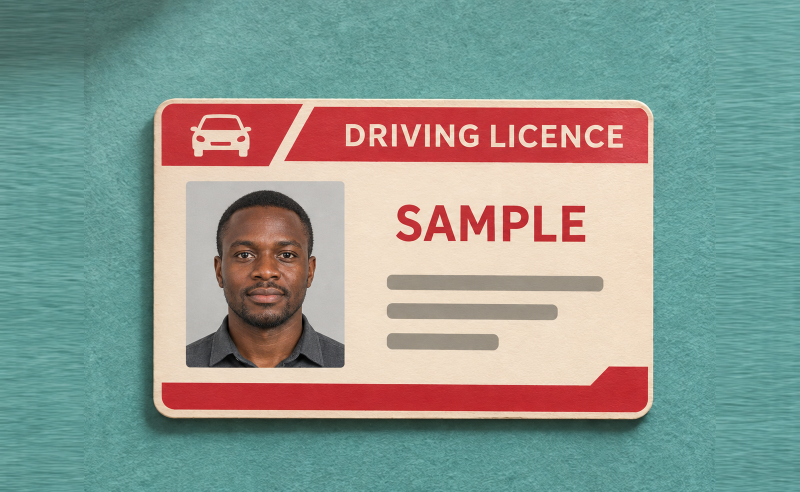
#> input picture generated_images/exec-15c3e3cd-fc3d-4ea3-85ab-464a1a154de6.png, 1599 x 984 px (shown at 1/2 size)
$ python -i imageQualityService.py   (imports and definitions only)   (older library calls are emulated)
#> lines starting #> are read from the running program, lines starting #| are printed output that depends on the picture
import os

import cv2
import numpy as np


# Defaults suited to identity documents (OCR needs sharper text)
# Blur, brightness, and contrast are scored before OCR runs.
BLUR_THRESHOLD = 40.0
BRIGHTNESS_MIN = 40.0
BRIGHTNESS_MAX = 220.0
CONTRAST_THRESHOLD = 25.0

# Very soft limits for webcam / laptop selfies (face match + liveness, not OCR)
SELFIE_BLUR_THRESHOLD = 2.0
SELFIE_BRIGHTNESS_MIN = 10.0
SELFIE_BRIGHTNESS_MAX = 245.0
SELFIE_CONTRAST_THRESHOLD = 2.0

DOCUMENT_BLUR_THRESHOLD = 70.0


def _env_float(name, default):
    try:
        return float(os.environ.get(name, default))
    except (TypeError, ValueError):
        return float(default)


# Sharpness needed per document kind, measured on the located document at its
# native size (Laplacian variance). A passport data page is matte with fine
# print and a driving licence has small text on a busy background, so both
# legitimately score lower than a national ID with large bold text.
# Override with OCR_BLUR_THRESHOLD_NATIONAL_ID / _PASSPORT / _DRIVERS_LICENCE.
# Deliberately low while the capture flow is being tested across phones: a
# located card that reads at all scores well above these. Raise per kind via
# the env vars once real photos have been collected.
DOCUMENT_BLUR_THRESHOLDS = {
    'national_id': _env_float('OCR_BLUR_THRESHOLD_NATIONAL_ID', 25.0),
    'passport': _env_float('OCR_BLUR_THRESHOLD_PASSPORT', 20.0),
    'drivers_licence': _env_float('OCR_BLUR_THRESHOLD_DRIVERS_LICENCE', 20.0),
}

# Brightness/contrast limits for a located document. They used to be judged on
# the whole frame (desk included); a white card in good light legitimately
# averages 230+, so the frame-level 'too bright' limit blocked good photos.
DOCUMENT_BRIGHTNESS_MIN = _env_float('OCR_DOC_BRIGHTNESS_MIN', 30.0)
DOCUMENT_BRIGHTNESS_MAX = _env_float('OCR_DOC_BRIGHTNESS_MAX', 248.0)
DOCUMENT_CONTRAST_THRESHOLD = _env_float('OCR_DOC_CONTRAST_THRESHOLD', 12.0)


# [9 lines left out: function normalise_document_kind, not called in this run]


# A located document scoring between SOFT_BLUR_FACTOR x threshold and the
# threshold is passed with a warning rather than blocked: the OCR stage has
# check-digit MRZ reading, multi-pass crops and its own retake path, so it is
# better placed to decide than a single number at capture time.
SOFT_BLUR_FACTOR = _env_float('OCR_SOFT_BLUR_FACTOR', 0.6)


def document_blur_threshold(kind=None):
    """Blur threshold for a document kind (national ID limit when unknown)."""
    return DOCUMENT_BLUR_THRESHOLDS.get(normalise_document_kind(kind) or 'national_id', DOCUMENT_BLUR_THRESHOLD)


# [50 lines left out: functions locate_document_region, thresholds_for_purpose, _center_region, not called in this run]


def compute_blur_score(image):
    """Return Laplacian variance — higher means sharper."""
    gray = cv2.cvtColor(image, cv2.COLOR_BGR2GRAY)
    laplacian = cv2.Laplacian(gray, cv2.CV_64F)
    return float(laplacian.var())


def compute_brightness_score(image):
    """Return mean of HSV V channel."""
    hsv = cv2.cvtColor(image, cv2.COLOR_BGR2HSV)
    _h, _s, v = cv2.split(hsv)
    return float(np.mean(v))


def compute_contrast_score(image):
    """Return grayscale standard deviation — higher means more contrast."""
    gray = cv2.cvtColor(image, cv2.COLOR_BGR2GRAY)
    return float(np.std(gray))


def assess_image_quality(
    image,
    blur_threshold=None,
    brightness_min=None,
    brightness_max=None,
    contrast_threshold=None,
    purpose=None,
    document_kind=None,
):
    """
    Assess blur, brightness, and contrast against configured thresholds.

    When purpose is set ('document' | 'selfie'), purpose presets are used unless
    an explicit threshold override is passed. Documents are measured on the
    located document itself (native size) with a per-kind blur limit; selfies
    use the centre crop so plain backgrounds do not fail contrast.
    """
    purpose_key = str(purpose or '').lower() if purpose else None
    presets = thresholds_for_purpose(purpose_key) if purpose_key else {
        'blur_threshold': BLUR_THRESHOLD,
        'brightness_min': BRIGHTNESS_MIN,
        'brightness_max': BRIGHTNESS_MAX,
        'contrast_threshold': CONTRAST_THRESHOLD,
    }

    if purpose_key == 'document':
        presets = {
            **presets,
            'blur_threshold': document_blur_threshold(document_kind),
            'brightness_min': DOCUMENT_BRIGHTNESS_MIN,
            'brightness_max': DOCUMENT_BRIGHTNESS_MAX,
            'contrast_threshold': DOCUMENT_CONTRAST_THRESHOLD,
        }
    blur_limit = presets['blur_threshold'] if blur_threshold is None else float(blur_threshold)
    bright_min = presets['brightness_min'] if brightness_min is None else float(brightness_min)
    bright_max = presets['brightness_max'] if brightness_max is None else float(brightness_max)
    contrast_limit = (
        presets['contrast_threshold'] if contrast_threshold is None else float(contrast_threshold)
    )

    document_found = None
    document_width = None
    if purpose_key == 'selfie':
        sample = _center_region(image)
    elif purpose_key == 'document':
        region, document_width = locate_document_region(image)
        document_found = region is not None
        sample = region if region is not None else image
    else:
        sample = image

    blur_score = compute_blur_score(sample)
    brightness_score = compute_brightness_score(sample)
    contrast_score = compute_contrast_score(sample)

    failures = []
    warnings = []

    if blur_score < blur_limit:
        soft_limit = blur_limit * SOFT_BLUR_FACTOR
        if purpose_key == 'document' and document_found and blur_score >= soft_limit:
            warnings.append(
                f'Image is a little soft (sharpness {blur_score:.0f}, ideal {blur_limit:.0f}). '
                'It will be tried, but a steadier, better-focused shot reads more reliably.'
            )
        else:
            failures.append(f'Image is too blurry (sharpness {blur_score:.0f}, needs {blur_limit:.0f})')

    if brightness_score < bright_min:
        failures.append(f'Image is too dark (brightness {brightness_score:.0f}, needs at least {bright_min:.0f})')
    elif brightness_score > bright_max:
        failures.append(f'Image is too bright (brightness {brightness_score:.0f}, limit {bright_max:.0f})')

    # Skip contrast for selfies unless extremely flat (handled by very low threshold)
    if contrast_score < contrast_limit:
        failures.append(f'Image has low contrast (contrast {contrast_score:.0f}, needs {contrast_limit:.0f})')

    return {
        'blurScore': round(blur_score, 4),
        'brightnessScore': round(brightness_score, 4),
        'contrastScore': round(contrast_score, 4),
        'passed': len(failures) == 0,
        'failures': failures,
        'warnings': warnings,
        'purpose': purpose_key or 'default',
        'blurThreshold': blur_limit,
        'documentKind': normalise_document_kind(document_kind) if purpose_key == 'document' else None,
        'documentFound': document_found,
        'documentWidthPx': document_width,
    }

>>> import cv2
>>> picture = cv2.imread('../../generated_images/exec-15c3e3cd-fc3d-4ea3-85ab-464a1a154de6.png')
#> picture is the input picture: shape (984, 1599, 3); mean B, G, R 144.8, 152.7, 140.4
>>> result = assess_image_quality(picture)
#> in compute_blur_score, `gray = cv2.cvtColor(image, cv2.COLOR_BGR2GRAY)`:
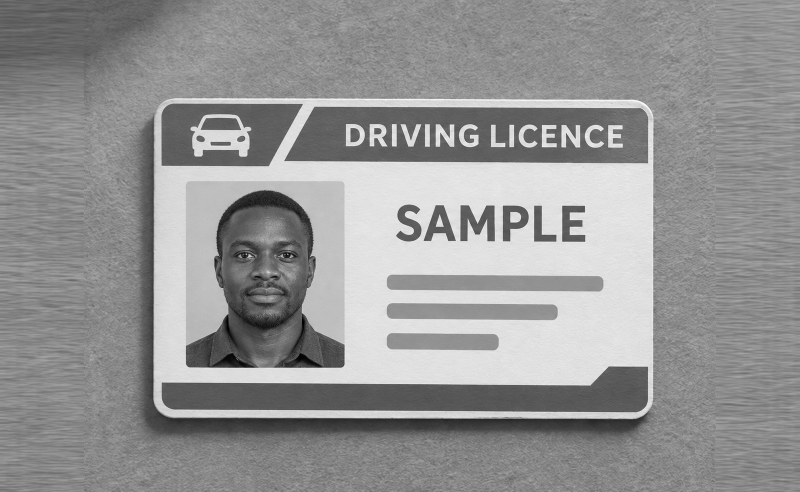
#> gray: shape (984, 1599) (shown at 1/2 size); min 0, max 255, mean 148.1
#> in compute_blur_score, `laplacian = cv2.Laplacian(gray, cv2.CV_64F)`:
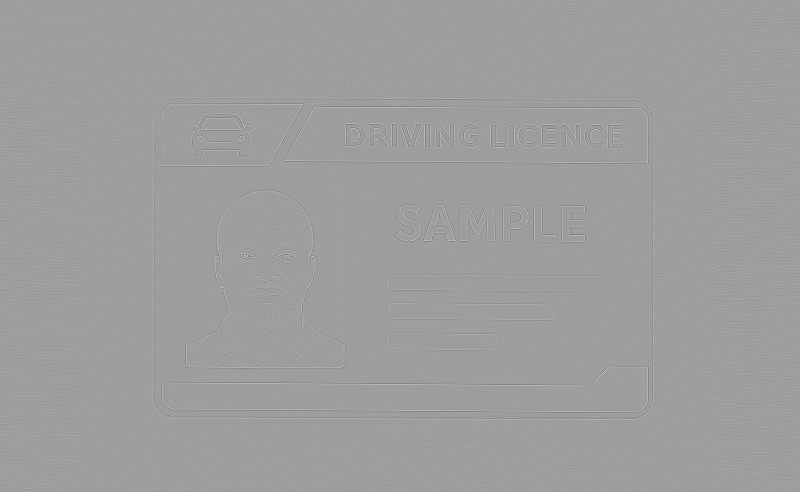
#> laplacian: shape (984, 1599) float64 (shown at 1/2 size); min -395, max 243, mean 0; drawn with min black and max white
#> in assess_image_quality, `blur_score = compute_blur_score(sample)`: blur_score = 248
#> in compute_brightness_score, `hsv = cv2.cvtColor(image, cv2.COLOR_BGR2HSV)`: hsv: shape (984, 1599, 3); mean H, S, V 73.1, 88.2, 172.8
#> in compute_brightness_score, `_h, _s, v = cv2.split(hsv)`:
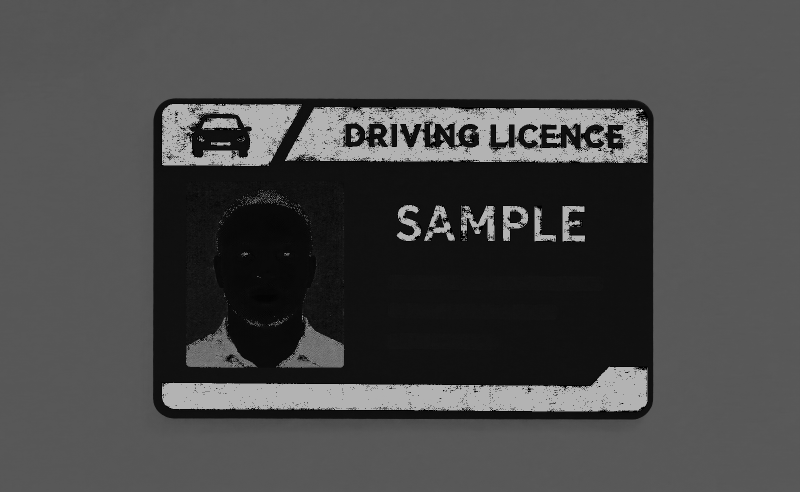
#> _h: shape (984, 1599) (shown at 1/2 size); min 0, max 179, mean 73.1
#> in compute_brightness_score, `_h, _s, v = cv2.split(hsv)`:
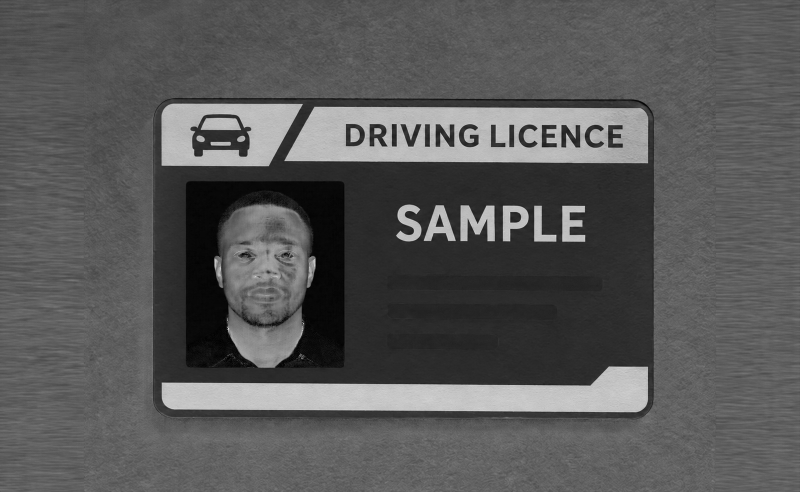
#> _s: shape (984, 1599) (shown at 1/2 size); min 0, max 255, mean 88.2
#> in compute_brightness_score, `_h, _s, v = cv2.split(hsv)`:
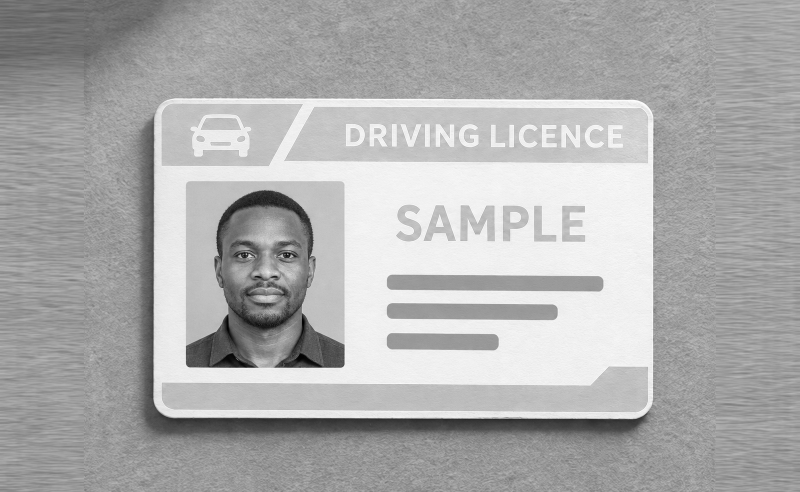
#> v: shape (984, 1599) (shown at 1/2 size); min 0, max 255, mean 172.8
#> in assess_image_quality, `brightness_score = compute_brightness_score(sample)`: brightness_score = 172.8
#> in assess_image_quality, `contrast_score = compute_contrast_score(sample)`: contrast_score = 45.43
#> result = 11 items

$ run again, on generated_images/exec-d195d3f2-581a-442b-819e-e567cb0e5de0.png
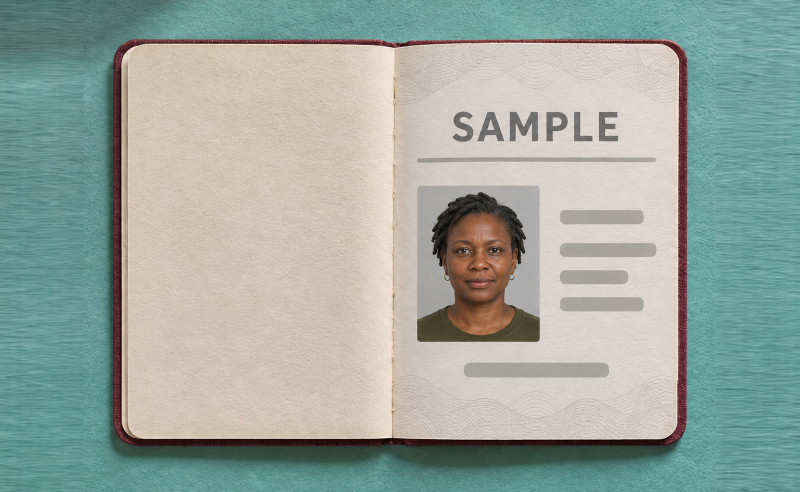
#> input picture generated_images/exec-d195d3f2-581a-442b-819e-e567cb0e5de0.png, 1599 x 984 px (shown at 1/2 size)
#> picture is the input picture: shape (984, 1599, 3); mean B, G, R 159.9, 167.8, 155.7
#> blur_score = 315.6
#> hsv: shape (984, 1599, 3); mean H, S, V 47.6, 57.6, 176
#> in compute_brightness_score, `_h, _s, v = cv2.split(hsv)`:
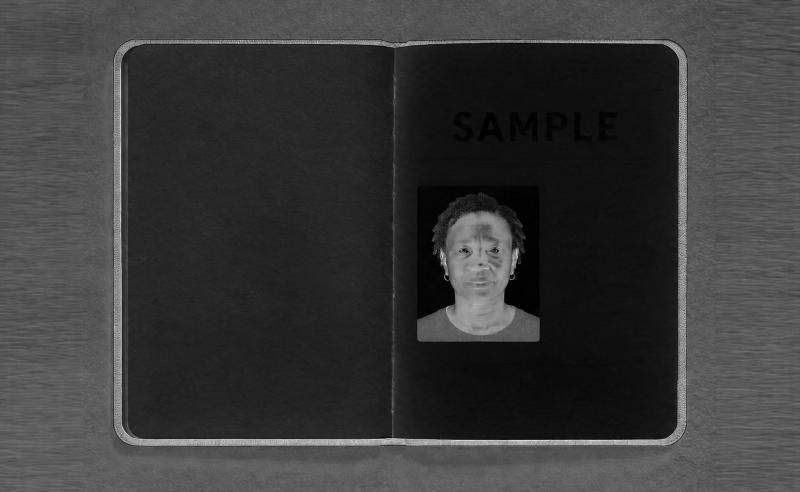
#> _s: shape (984, 1599) (shown at 1/2 size); min 0, max 255, mean 57.6
#> in compute_brightness_score, `_h, _s, v = cv2.split(hsv)`:
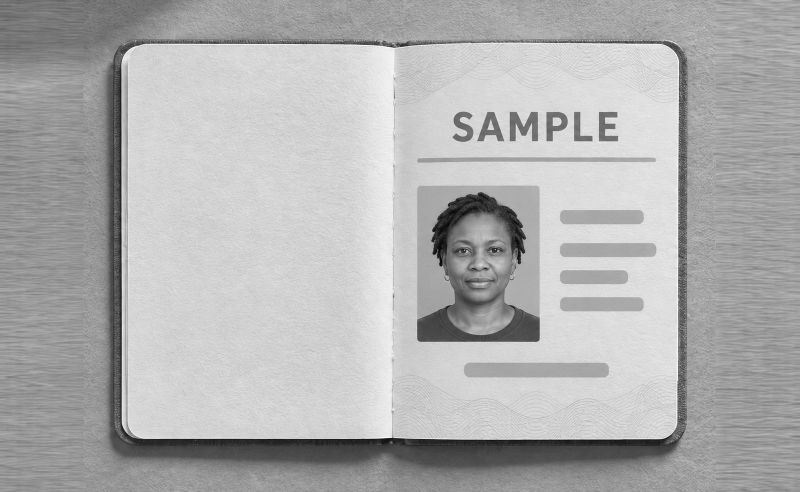
#> v: shape (984, 1599) (shown at 1/2 size); min 0, max 255, mean 176
#> brightness_score = 176
#> contrast_score = 45.87
#> result = 11 items

$ run again, on generated_images/exec-e4550802-8e25-40d3-bf8e-1987bf657f82.png
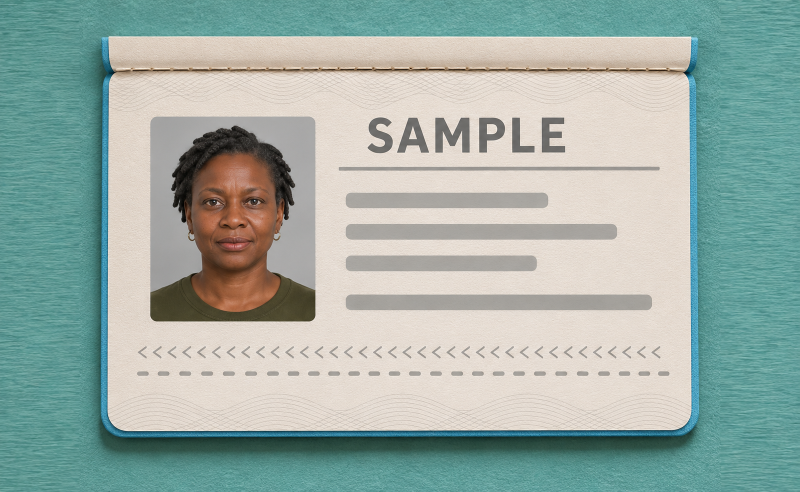
#> input picture generated_images/exec-e4550802-8e25-40d3-bf8e-1987bf657f82.png, 1599 x 984 px (shown at 1/2 size)
#> picture is the input picture: shape (984, 1599, 3); mean B, G, R 166.4, 173.8, 156
#> in compute_blur_score, `laplacian = cv2.Laplacian(gray, cv2.CV_64F)`:
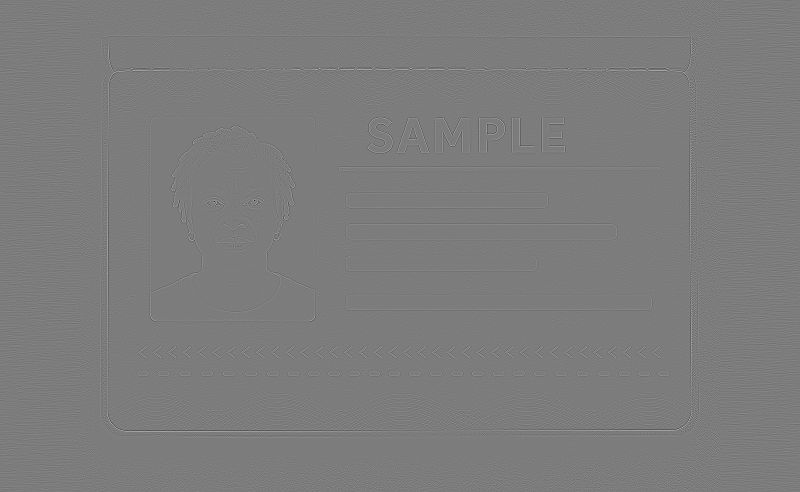
#> laplacian: shape (984, 1599) float64 (shown at 1/2 size); min -277, max 290, mean 0; drawn with min black and max white
#> blur_score = 442.3
#> hsv: shape (984, 1599, 3); mean H, S, V 46, 60.8, 180.9
#> in compute_brightness_score, `_h, _s, v = cv2.split(hsv)`:
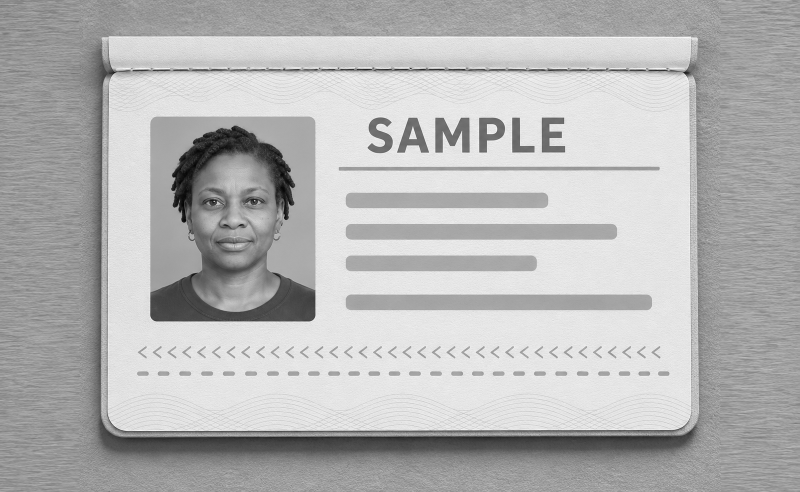
#> v: shape (984, 1599) (shown at 1/2 size); min 0, max 255, mean 180.9
#> brightness_score = 180.9
#> contrast_score = 49.55
#> result = 11 items
